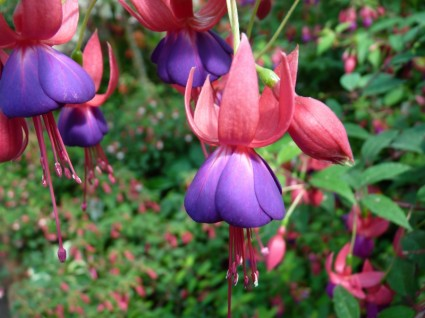
#> input picture Assignment_3/images/image3.jpg, 425 x 318 px
$ python '장보미_03.py'   (older library calls are emulated)
#> lines starting #> are read from the running program, lines starting #| are printed output that depends on the picture
import numpy as np, cv2, time

image = cv2.imread("images/image3.jpg", cv2.IMREAD_COLOR)
#> image is the input picture: shape (318, 425, 3); mean B, G, R 81.3, 90.9, 102.9
if image is None:
    raise Exception("영상파일 읽기 오류")
if image.ndim != 3:
    raise Exception("영상파일 차원 오류")

start = time.time()

hsv_img = cv2.cvtColor(image, cv2.COLOR_BGR2HSV)
#> hsv_img: shape (318, 425, 3); mean H, S, V 85.3, 134.1, 127.2

num_hue_bins = 30
num_saturation_bins = 48
two_dim_histo = np.zeros((num_hue_bins, num_saturation_bins))

for row in range(hsv_img.shape[0]):
    for col in range(hsv_img.shape[1]):
        hue_bin = int(hsv_img[row, col, 0] / 180 * num_hue_bins)
        sat_bin = int(hsv_img[row, col, 1] / 256 * num_saturation_bins)
        if hue_bin < num_hue_bins and sat_bin < num_saturation_bins:
            two_dim_histo[hue_bin, sat_bin] += 1
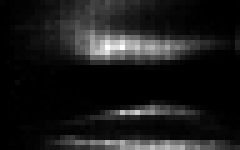
#> two_dim_histo: shape (30, 48) float64 (shown 5 times larger); min 0, max 914, mean 93.9; drawn with min black and max white

hist_image = cv2.normalize(two_dim_histo, None, 0, 255, cv2.NORM_MINMAX, dtype=cv2.CV_8U)
hist_image = cv2.resize(hist_image, (480, 300), interpolation=cv2.INTER_AREA)
#> hist_image: shape (300, 480)

color_histo = np.zeros(image.shape, np.uint8)
color_histo = cv2.resize(color_histo, (480, 300), interpolation=cv2.INTER_AREA)

for row in range(color_histo.shape[0]):
    for col in range(color_histo.shape[1]):
        hue_bin = int(row * num_hue_bins / 300)
        sat_bin = int(col * num_saturation_bins / 480)

        if hue_bin < num_hue_bins and sat_bin < num_saturation_bins:
            if two_dim_histo[hue_bin, sat_bin] > 10:
                color_histo[row, col] = [hue_bin * 180 // num_hue_bins, sat_bin * 256 // num_saturation_bins, two_dim_histo[hue_bin, sat_bin] // 3.56]
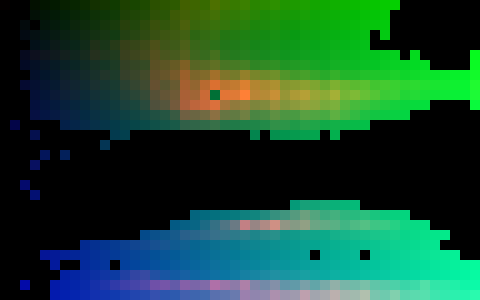
#> color_histo: shape (300, 480, 3); mean of channels 0, 1, 2 48.9, 75.2, 25.6; drawn as B, G, R

title = 'image'
dst = 'dst'

color_histo = cv2.cvtColor(color_histo, cv2.COLOR_HSV2BGR)
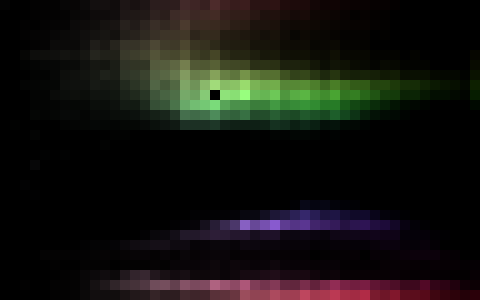
#> color_histo: shape (300, 480, 3); mean B, G, R 15.3, 19.4, 19.9

end = time.time()
result = (end-start) * 1000.0
print(f"실행속도:{result: .2f} msec")

cv2.imshow(title, image)
cv2.imshow(dst, color_histo)
cv2.waitKey(0)
cv2.destroyAllWindows()

$ run again, with Assignment_3/images/filter_sharpen.jpg copied over Assignment_3/images/image3.jpg
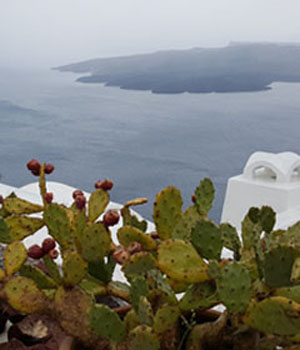
#> input picture Assignment_3/images/filter_sharpen.jpg, 300 x 350 px
#> image is the input picture: shape (350, 300, 3); mean B, G, R 119.2, 127.2, 126.9
#> hsv_img: shape (350, 300, 3); mean H, S, V 72.9, 92.4, 140.5
#> after the loop `for row in range(color_histo.shape[0]):`:
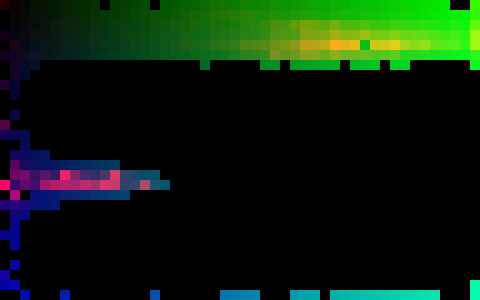
#> color_histo: shape (300, 480, 3); mean of channels 0, 1, 2 12.4, 30.6, 11.2; drawn as B, G, R
#> `color_histo = cv2.cvtColor(color_histo, cv2.COLOR_HSV2BGR)`:
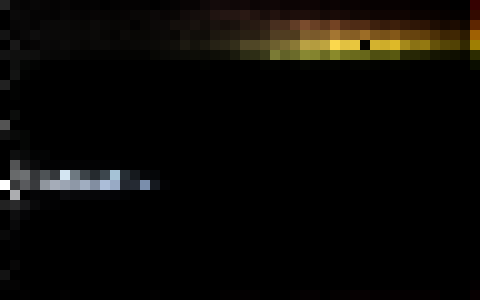
#> color_histo: shape (300, 480, 3); mean B, G, R 5.7, 9.1, 10.8
